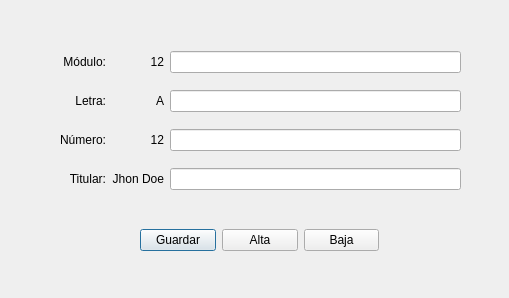
<?xml version="1.0" encoding="UTF-8"?>
<ui version="4.0">
 <class>ModifyNiche</class>
 <widget class="QDialog" name="ModifyNiche">
  <property name="geometry">
   <rect>
    <x>0</x>
    <y>0</y>
    <width>509</width>
    <height>298</height>
   </rect>
  </property>
  <property name="windowTitle">
   <string>Modificación de nicho</string>
  </property>
  <widget class="QWidget" name="horizontalLayoutWidget">
   <property name="geometry">
    <rect>
     <x>140</x>
     <y>220</y>
     <width>239</width>
     <height>41</height>
    </rect>
   </property>
   <layout class="QHBoxLayout" name="horizontalLayout">
    <item>
     <widget class="QPushButton" name="pushButton">
      <property name="text">
       <string>Guardar</string>
      </property>
     </widget>
    </item>
    <item>
     <widget class="QPushButton" name="pushButton_2">
      <property name="text">
       <string>Alta</string>
      </property>
     </widget>
    </item>
    <item>
     <widget class="QPushButton" name="pushButton_3">
      <property name="text">
       <string>Baja</string>
      </property>
     </widget>
    </item>
   </layout>
  </widget>
  <widget class="QWidget" name="gridLayoutWidget">
   <property name="geometry">
    <rect>
     <x>60</x>
     <y>40</y>
     <width>401</width>
     <height>164</height>
    </rect>
   </property>
   <layout class="QGridLayout" name="gridLayout">
    <item row="3" column="1">
     <widget class="QLabel" name="label_10">
      <property name="text">
       <string>Jhon Doe</string>
      </property>
      <property name="alignment">
       <set>Qt::AlignRight|Qt::AlignTrailing|Qt::AlignVCenter</set>
      </property>
     </widget>
    </item>
    <item row="1" column="1">
     <widget class="QLabel" name="label_8">
      <property name="text">
       <string>A</string>
      </property>
      <property name="alignment">
       <set>Qt::AlignRight|Qt::AlignTrailing|Qt::AlignVCenter</set>
      </property>
     </widget>
    </item>
    <item row="1" column="0">
     <widget class="QLabel" name="label_2">
      <property name="text">
       <string>Letra:</string>
      </property>
      <property name="alignment">
       <set>Qt::AlignRight|Qt::AlignTrailing|Qt::AlignVCenter</set>
      </property>
     </widget>
    </item>
    <item row="0" column="1">
     <widget class="QLabel" name="label_3">
      <property name="text">
       <string>12</string>
      </property>
      <property name="alignment">
       <set>Qt::AlignRight|Qt::AlignTrailing|Qt::AlignVCenter</set>
      </property>
     </widget>
    </item>
    <item row="1" column="2">
     <widget class="QLineEdit" name="lineEdit_2"/>
    </item>
    <item row="0" column="0">
     <widget class="QLabel" name="label">
      <property name="text">
       <string>Módulo:</string>
      </property>
      <property name="alignment">
       <set>Qt::AlignRight|Qt::AlignTrailing|Qt::AlignVCenter</set>
      </property>
     </widget>
    </item>
    <item row="2" column="2">
     <widget class="QLineEdit" name="lineEdit_3"/>
    </item>
    <item row="3" column="0">
     <widget class="QLabel" name="label_5">
      <property name="text">
       <string>Titular:</string>
      </property>
      <property name="alignment">
       <set>Qt::AlignRight|Qt::AlignTrailing|Qt::AlignVCenter</set>
      </property>
     </widget>
    </item>
    <item row="2" column="0">
     <widget class="QLabel" name="label_4">
      <property name="text">
       <string>Número:</string>
      </property>
      <property name="alignment">
       <set>Qt::AlignRight|Qt::AlignTrailing|Qt::AlignVCenter</set>
      </property>
     </widget>
    </item>
    <item row="3" column="2">
     <widget class="QLineEdit" name="lineEdit_6"/>
    </item>
    <item row="2" column="1">
     <widget class="QLabel" name="label_9">
      <property name="text">
       <string>12</string>
      </property>
      <property name="alignment">
       <set>Qt::AlignRight|Qt::AlignTrailing|Qt::AlignVCenter</set>
      </property>
     </widget>
    </item>
    <item row="0" column="2">
     <widget class="QLineEdit" name="lineEdit"/>
    </item>
   </layout>
  </widget>
 </widget>
 <resources/>
 <connections/>
</ui>
